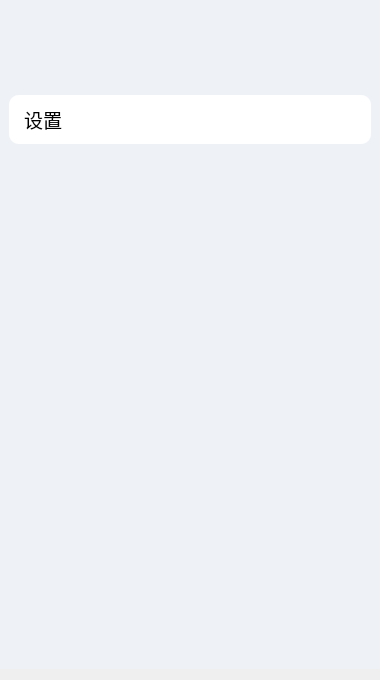
<?xml version="1.0" encoding="UTF-8"?>
<ui version="4.0">
 <class>Widget</class>
 <widget class="QWidget" name="Widget">
  <property name="geometry">
   <rect>
    <x>0</x>
    <y>0</y>
    <width>380</width>
    <height>680</height>
   </rect>
  </property>
  <property name="windowTitle">
   <string>Widget</string>
  </property>
  <layout class="QGridLayout" name="gridLayout">
   <property name="leftMargin">
    <number>0</number>
   </property>
   <property name="topMargin">
    <number>0</number>
   </property>
   <property name="rightMargin">
    <number>0</number>
   </property>
   <item row="0" column="0">
    <widget class="QWidget" name="widget" native="true">
     <property name="sizePolicy">
      <sizepolicy hsizetype="MinimumExpanding" vsizetype="Preferred">
       <horstretch>0</horstretch>
       <verstretch>0</verstretch>
      </sizepolicy>
     </property>
     <property name="styleSheet">
      <string notr="true">background-color: #EEF2F6;</string>
     </property>
     <layout class="QGridLayout" name="gridLayout_2">
      <property name="leftMargin">
       <number>0</number>
      </property>
      <property name="topMargin">
       <number>0</number>
      </property>
      <property name="rightMargin">
       <number>0</number>
      </property>
      <property name="bottomMargin">
       <number>0</number>
      </property>
      <item row="1" column="0">
       <widget class="QWidget" name="widget_2" native="true">
        <property name="minimumSize">
         <size>
          <width>0</width>
          <height>10</height>
         </size>
        </property>
        <property name="maximumSize">
         <size>
          <width>16777215</width>
          <height>80</height>
         </size>
        </property>
       </widget>
      </item>
      <item row="2" column="0">
       <widget class="QWidget" name="widget_3" native="true">
        <property name="font">
         <font>
          <family>PingFang SC</family>
         </font>
        </property>
        <layout class="QGridLayout" name="gridLayout_3">
         <item row="0" column="0">
          <widget class="QPushButton" name="pushButton">
           <property name="font">
            <font>
             <family>Microsoft YaHei UI</family>
             <pointsize>14</pointsize>
             <bold>false</bold>
            </font>
           </property>
           <property name="styleSheet">
            <string notr="true">QPushButton {
    background-color: white;
    border: none;
    border-radius: 10px;
    padding: 10px;
    padding-left: 15px;   /* 控制整体往左贴 */
    text-align: left;     /* 文字左对齐 */
}

QPushButton:hover {
    background-color: #e6e6e6;
}

QPushButton:pressed {
    background-color: #d0d0d0;
}</string>
           </property>
           <property name="text">
            <string>设置</string>
           </property>
           <property name="icon">
            <iconset resource="pic.qrc">
             <normaloff>:/new/prefix1/set.png</normaloff>:/new/prefix1/set.png</iconset>
           </property>
          </widget>
         </item>
         <item row="1" column="0">
          <widget class="QWidget" name="widget_4" native="true"/>
         </item>
        </layout>
       </widget>
      </item>
     </layout>
    </widget>
   </item>
  </layout>
 </widget>
 <resources>
  <include location="pic.qrc"/>
 </resources>
 <connections/>
</ui>
